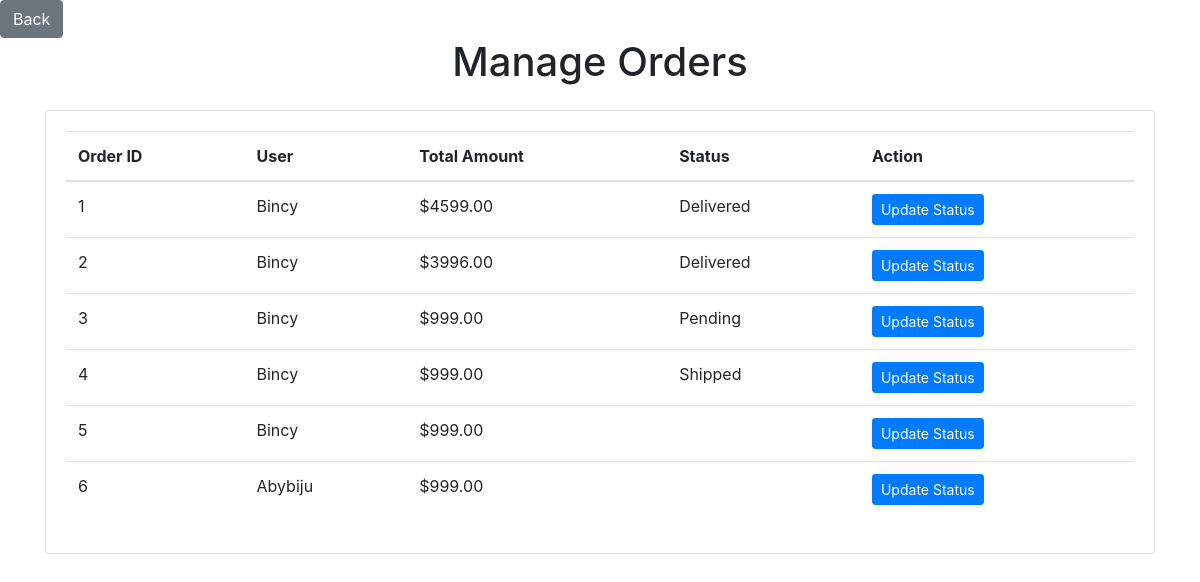
The page /manage_orders/ (signed in) on the database as committed earlier.
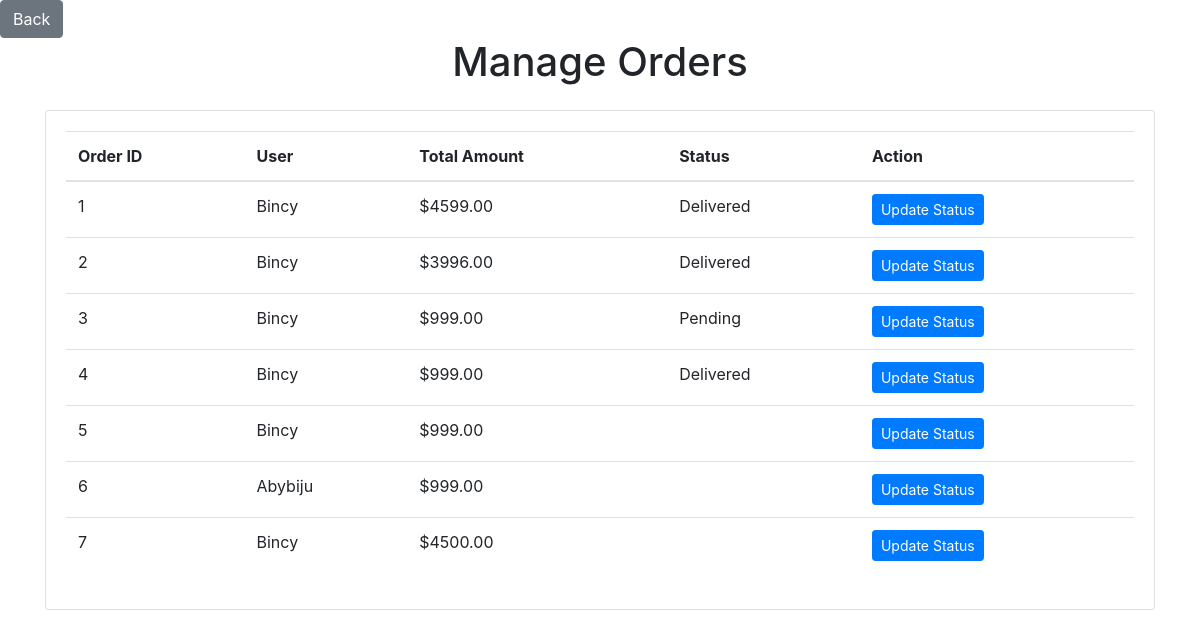
The same page on the database as committed later.
### product/models.py (models this page shows, shortened)
class Order(models.Model):
    user = models.ForeignKey(get_user_model(), on_delete=models.CASCADE)
    products = models.ManyToManyField(Product, through=OrderItem)
    shipping_address = models.CharField(max_length=255)
    payment_method = models.CharField(max_length=50)
    created_at = models.DateTimeField(auto_now_add=True)
    def calculate_total_price(self):
        return sum(item.product.price * item.quantity for item in self.orderitem_set.all())
    @property
    def total_price(self):
        return self.calculate_total_price()

class OrderItem(models.Model):
    order = models.ForeignKey('Order', on_delete=models.CASCADE)
    product = models.ForeignKey(Product, on_delete=models.CASCADE)
    quantity = models.PositiveIntegerField()

class Product(models.Model):
    product_name = models.CharField(max_length=100)
    description = models.TextField()
    price = models.DecimalField(max_digits=10, decimal_places=2)
    image = models.ImageField(upload_to='products/')
    category = models.CharField(max_length=50)
    available_quantity = models.IntegerField(default=0)

class OrderStatus(models.Model):
    PENDING = 'Pending'
    SHIPPED = 'Shipped'
    DELIVERED = 'Delivered'
    CANCELLED = 'Cancelled'
    STATUS_CHOICES = [
        (PENDING, 'Pending'),
        (SHIPPED, 'Shipped'),
        (DELIVERED, 'Delivered'),
        (CANCELLED, 'Cancelled'),
    ]
    order = models.ForeignKey(Order, on_delete=models.CASCADE)
    status = models.CharField(max_length=20, choices=STATUS_CHOICES, default="pending")

### myapp/models.py (models this page shows, shortened)
class CustomUser(AbstractUser):
    email = models.EmailField(unique=True)  # Added email field for email-based authentication
    phone_number = models.CharField(max_length=15)
    is_verified = models.BooleanField(default=False)
    otp = models.CharField(max_length=6, blank=True, null=True)

### product/views.py (the view)
# urls.py: path('manage_orders/', views.manage_orders, name='manage_orders'),
@login_required
def manage_orders(request):
    orders = Order.objects.all()
    orderstatus = OrderStatus.objects.all()
    return render(request, 'manage_orders.html', {'orders': orders, 'orderstatus': orderstatus})

### templates/manage_orders.html (shortened to what this page needs)
<!DOCTYPE html>
<html lang="en">
<head>
    <link rel="stylesheet" href="https://stackpath.bootstrapcdn.com/bootstrap/4.5.2/css/bootstrap.min.css">
</head>
<body>
    <a href="{% url 'admin_profile' %}" class="btn btn-secondary">Back</a>
    <div class="container">
        <h1 class="text-center mb-4">Manage Orders</h1>
        <div class="card">
            <div class="card-body">
                <table class="table">
                    <thead>
                        <tr>
                            <th>Order ID</th>
                            <th>User</th>
                            <th>Total Amount</th>
                            <th>Status</th>
                            <th>Action</th>
                        </tr>
                    </thead>
                    <tbody>
                        {% for order in orders %}
                        <tr>
                            <td>{{ order.id }}</td>
                            <td>{{ order.user.username }}</td>
                            <td>${{ order.total_price }}</td>
                            <td>
                                {% for status in order.orderstatus_set.all %}
                                    {{ status.status }}
                                {% endfor %}
                            </td>
                            <td>
                                <a href="{% url 'update_order_status' order.id %}" class="btn btn-primary btn-sm">Update Status</a>
                            </td>
                        </tr>
                        {% endfor %}
                    </tbody>
                </table>
            </div>
        </div>
    </div>
</body>
</html>

Rows that differ between the two databases and show on the page:
changed OrderStatus (number 4 of 4 on the later page): status "Shipped" → "Delivered"
added Order: id "7", user.username "Bincy", total_price "4500.00"
